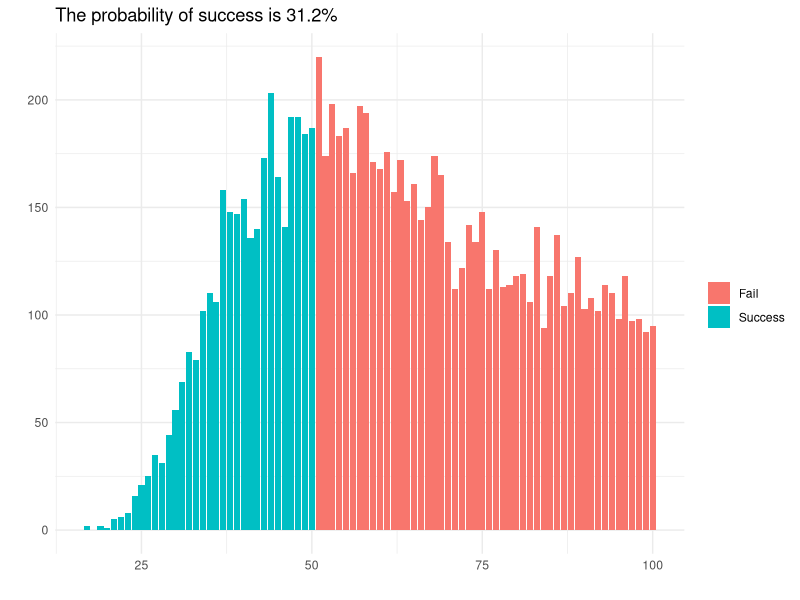

Write the R code that produced this figure.
## ---- chunk 1
library(tidyverse)
set.seed(42)
trials <- 10000 # 模拟实验次数
N <- 100 # 每次实验的囚犯或盒子数量
## ---- chunk 2
# 单个囚犯的检查结果
check_box_chain <- function(pn, box){
  counter <- 0 # 初始化：已查看盒子数
  box_n <- pn # 初始化：查看的盒子编号
  num <- -1 # 初始化：打开盒子后的数字
  
  while(counter <= 0.5 * N & num != pn){
    num <- box[[box_n]]
    box_n <- num
    counter <- counter + 1
  }
  
  return(num == pn)
}

# 单次实验的最终结果
perform_once <- function(){
  box <- sample(1 : N, size = N, replace = FALSE)
  res <- 
    1 : N %>% 
    map_vec(~{
    check_box_chain(pn = .x, box = box)
  })
  
  return(!any(res == FALSE))  # T-成功，F-失败
}

# 执行
result <- 
  1 : trials %>% 
  map_vec(~ perform_once())

paste0("经过", trials, "次模拟得出，囚犯的成功概率为：", mean(result) * 100, "%" )

## ---- chunk 3
# 单个盒子最大链条长度计算
length_box_chain <- function(box){
  res <- 
    1 : N %>% 
    map_vec(~{
      num <- box[[.x]]
      counter <- 1
      while(num != .x){
        num <- box[[num]]
        counter <- counter + 1 
      }
      counter
    })
  
  return(max(res)) # 返回最大链条长度
}

# 执行
result <-
  1 : trials %>%  
  map_vec(~{
    box <- sample(1 : N, size = N, replace = FALSE)
    length_box_chain(box)
  }) %>% 
  as.data.frame() %>% 
  setNames("chain_length") %>% 
  mutate(
    fill_type = ifelse(chain_length > 0.5 * N, "Fail", "Success"),
    boole_type = ifelse(chain_length > 0.5 * N, FALSE, TRUE)
  )

result %>% 
  ggplot(aes(x = chain_length)) +
  geom_bar(aes(fill = fill_type)) +
  theme_minimal() +
  labs(
    x = "",
    y = "",
    fill = "",
    title = paste0("The probability of success is ", mean(result$boole_type) * 100, "%")
  )

